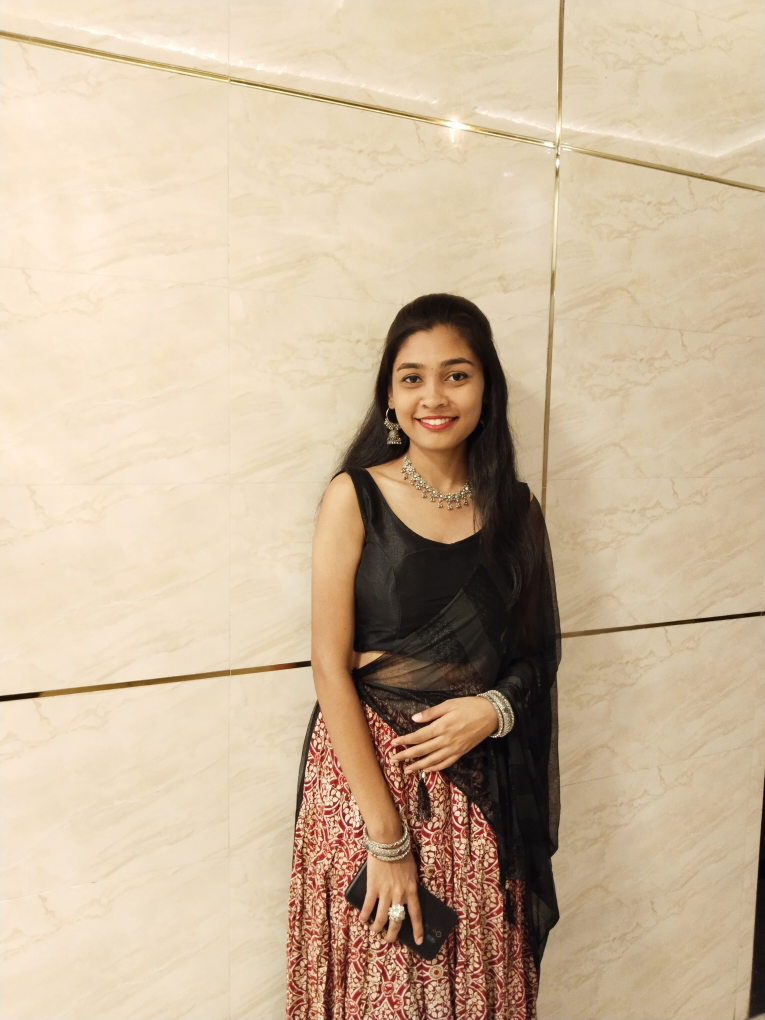
#> input picture dataset/673822a075c00264b80ec735/IMG_20241011_213511.jpg, 3060 x 4080 px (shown at 1/4 size)
$ python main.py
#> lines starting #> are read from the running program, lines starting #| are printed output that depends on the picture; after the words box and inside, x2 and y2 are one past the last pixel; in counts of white or black regions, pixels touching at a corner belong together
import cv2
import numpy as np
import os

# Initialize Haar Cascade face detector
face_cascade = cv2.CascadeClassifier(cv2.data.haarcascades + 'haarcascade_frontalface_default.xml')

# Initialize LBPH face recognizer
recognizer = cv2.face.LBPHFaceRecognizer_create()

# Directory containing training images (labeled)
dataset_dir = "dataset/"

def preprocess_face(face):
    face = cv2.resize(face, (150, 150))  # Ensure consistent size
    face = cv2.equalizeHist(face)        # Apply histogram equalization
    return face / 255.0                  # Normalize to [0, 1]


# Function to prepare training data
def prepare_training_data(data_folder_path):
#> called with data_folder_path = 'dataset/'
    faces = []
    labels = []

    # Get the subdirectories in the dataset folder
    dirs = os.listdir(data_folder_path)

    for dir_name in dirs:
        if not dir_name.startswith("."):
            label = dir_name  # the person's name

            subject_dir_path = data_folder_path + "/" + dir_name
            subject_images_names = os.listdir(subject_dir_path)

            for image_name in subject_images_names:
                if image_name.startswith("."):
                    continue

                image_path = subject_dir_path + "/" + image_name
                image = cv2.imread(image_path)
#> image is the input picture: shape (4080, 3060, 3); mean B, G, R 156.1, 182.6, 203.6
                gray = cv2.cvtColor(image, cv2.COLOR_BGR2GRAY)
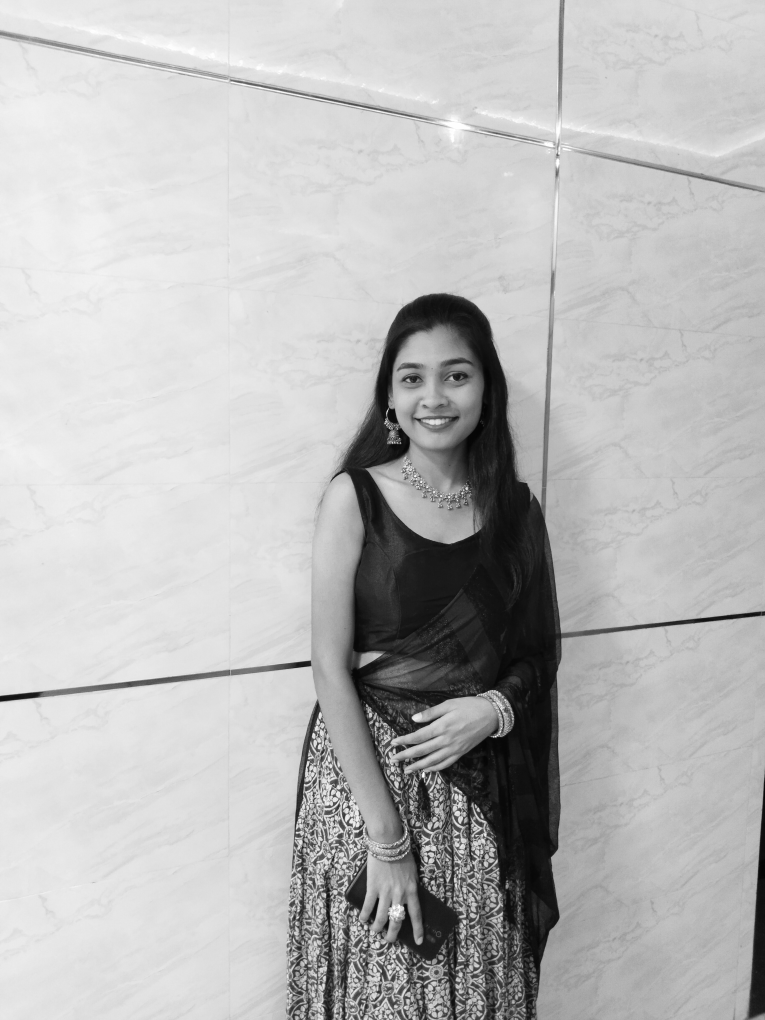
#> gray: shape (4080, 3060) (shown at 1/4 size); min 1, max 255, mean 185.9

                # Detect face in the image
                faces_rects = face_cascade.detectMultiScale(gray, scaleFactor=1.2, minNeighbors=5)
#> faces_rects = [[1293, 3416, 59, 59], [1397, 3705, 57, 57], [2092, 3928, 76, 76], [1495, 1325, 474, 474]]

                for (x, y, w, h) in faces_rects:
                    face = gray[y:y + h, x:x + w]
                    faces.append(face)
                    labels.append(label)
#> this loop made 4 passes
#> pass 1, in prepare_training_data, `face = gray[y:y + h, x:x + w]`:
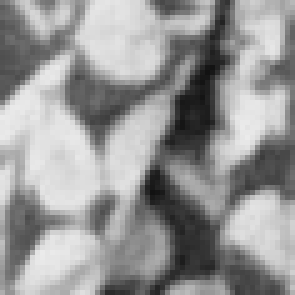
#> face: shape (59, 59) (shown 5 times larger); min 18, max 235, mean 151
#> pass 3, in prepare_training_data, `face = gray[y:y + h, x:x + w]`:
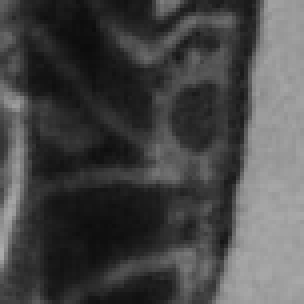
#> face: shape (76, 76) (shown 4 times larger); min 12, max 172, mean 71.3
#> after the loop, faces = 4 items; labels = ['673822a075c00264b80ec735', '673822a075c00264b80ec735', '673822a075c00264b80ec735', '673822a075c00264b80ec735']

    return faces, labels

# Prepare training data
faces, labels = prepare_training_data(dataset_dir)

# Convert labels to numeric values because LBPH face recognizer needs numeric labels
label_ids = {name: idx for idx, name in enumerate(set(labels))}
numeric_labels = np.array([label_ids[label] for label in labels])

# Train the recognizer
recognizer.train(faces, numeric_labels)

# Function to predict and recognize face
def predict(frame, gray_frame):
    faces_rects = face_cascade.detectMultiScale(gray_frame, scaleFactor=1.2, minNeighbors=5)

    for (x, y, w, h) in faces_rects:
        face = gray_frame[y:y + h, x:x + w]
        label_id, confidence = recognizer.predict(face)

        # Convert numeric label back to name
        label = [name for name, idx in label_ids.items() if idx == label_id][0]
        print(f"Detected: {label}, Confidence: {confidence}")

        # Draw rectangle around face and label it
        cv2.rectangle(frame, (x, y), (x + w, y + h), (0, 255, 0), 2)
        cv2.putText(frame, f"{label} ({round(confidence, 2)})", (x, y - 10), cv2.FONT_HERSHEY_SIMPLEX, 0.9, (0, 255, 0), 2)

    return frame

# Start webcam
video_capture = cv2.VideoCapture(0)

while True:
    ret, frame = video_capture.read()
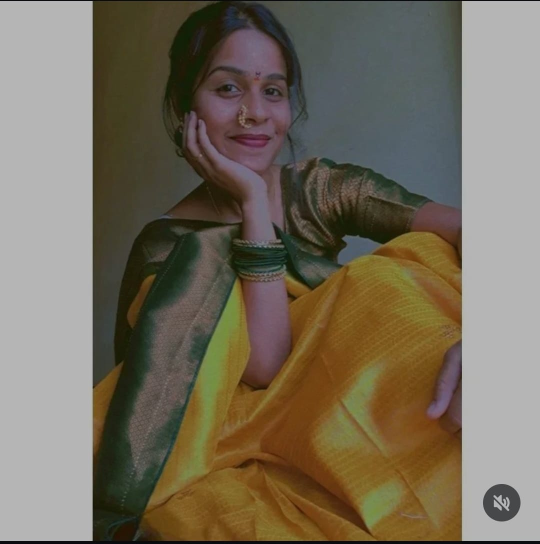
#> input picture WhatsApp Image 2024-10-10 at 7.03.07 PM (1).jpeg, 1080 x 1088 px, given in place of the camera (shown at 1/2 size)
#> frame is the input picture: shape (1088, 1080, 3); mean B, G, R 91.4, 108, 116.8
    if not ret:
        break

    gray = cv2.cvtColor(frame, cv2.COLOR_BGR2GRAY)
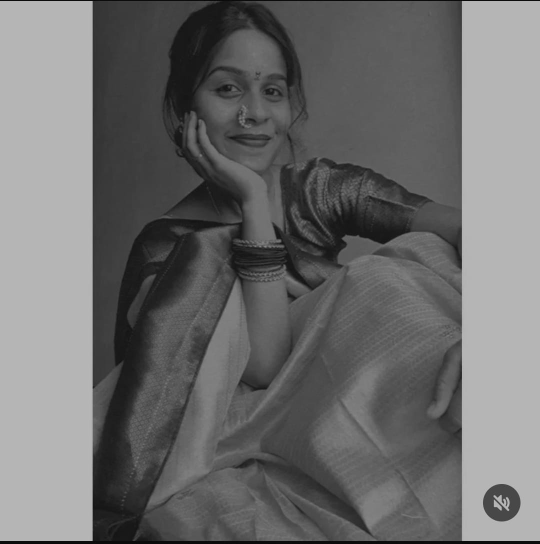
#> gray: shape (1088, 1080) (shown at 1/2 size); min 0, max 203, mean 108.7
    output_frame = predict(frame, gray)
#> in predict, `faces_rects = face_cascade.detectMultiScale(gray_frame, scaleFactor=1...`: faces_rects = [[369, 78, 265, 265]]
#> the loop in predict, `for (x, y, w, h) in faces_rects:` made 1 pass
#> (x, y, w, h, label_id, confidence) on pass 1: (369, 78, 265, 265, 1, 63.86)
#> pass 1, in predict, `face = gray_frame[y:y + h, x:x + w]`:
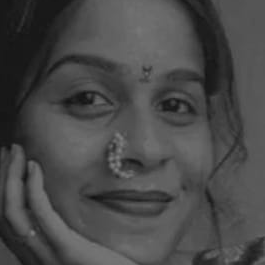
#> face: shape (265, 265); min 17, max 128, mean 73
#> after the loop in predict, `for (x, y, w, h) in faces_rects:`:
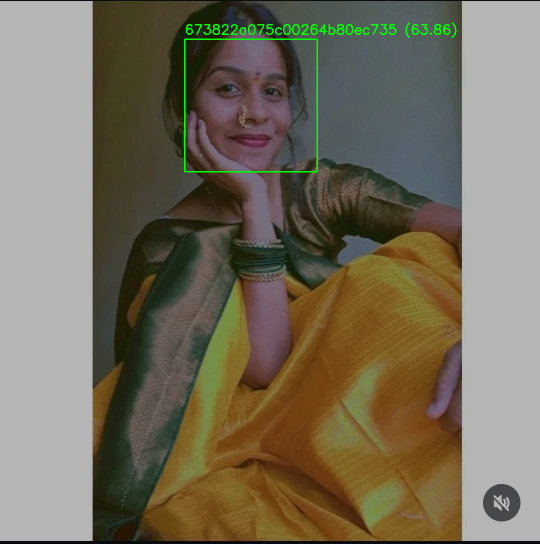
#> frame: shape (1088, 1080, 3) (shown at 1/2 size); 0.64% of pixels changed, all inside (x1, y1, x2, y2) = (368, 45, 913, 345)

    cv2.imshow("Face Recognition", output_frame)

    if cv2.waitKey(1) & 0xFF == ord("q"):
#> (key q is pressed here)
        break

video_capture.release()
cv2.destroyAllWindows()
